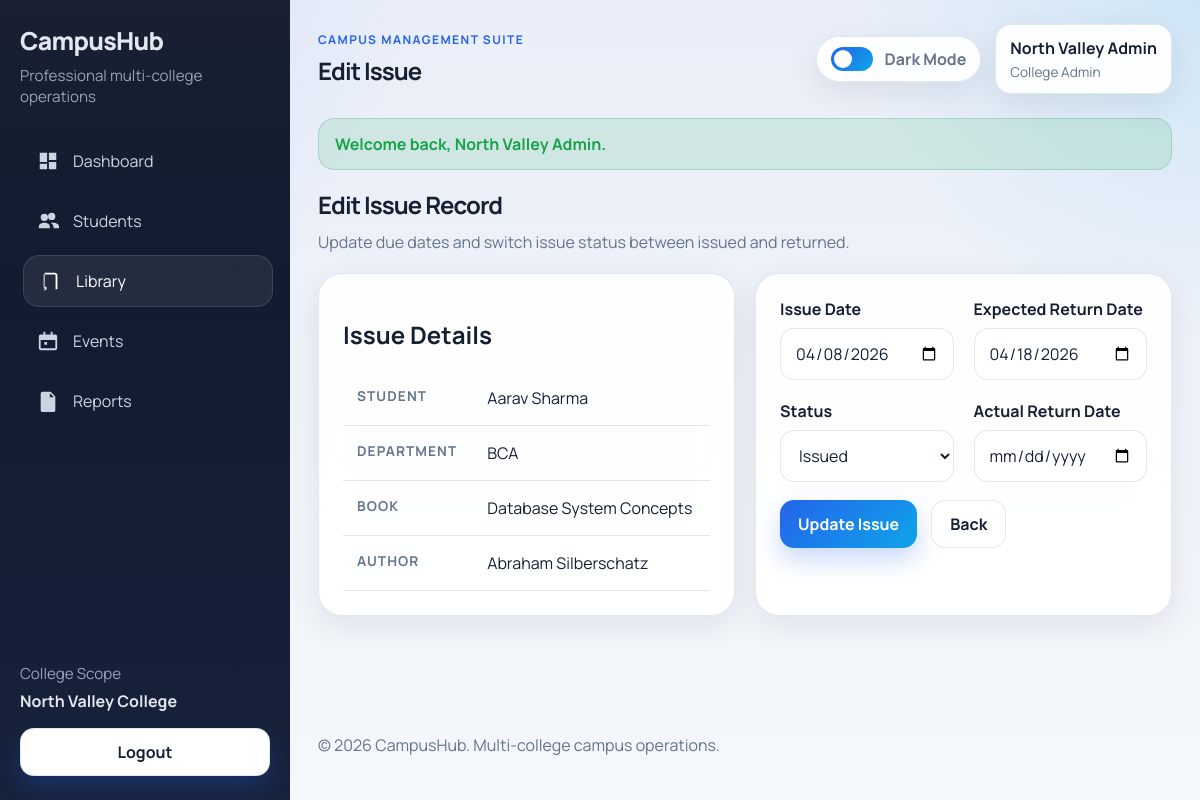
The page /library/edit_issue.php?id=1 (signed in) on the database its author committed.
### tables this page shows
CREATE TABLE book_issue (
    issue_id INT AUTO_INCREMENT PRIMARY KEY,
    college_id INT NOT NULL,
    student_id INT NOT NULL,
    book_id INT NOT NULL,
    issue_date DATE NOT NULL,
    expected_return_date DATE NOT NULL,
    actual_return_date DATE DEFAULT NULL,
    status ENUM('issued', 'returned') NOT NULL DEFAULT 'issued',
    created_at TIMESTAMP DEFAULT CURRENT_TIMESTAMP,
    CONSTRAINT fk_issue_college FOREIGN KEY (college_id) REFERENCES colleges(college_id) ON DELETE CASCADE,
    CONSTRAINT fk_issue_student FOREIGN KEY (student_id) REFERENCES students(student_id) ON DELETE CASCADE,
    CONSTRAINT fk_issue_book FOREIGN KEY (book_id) REFERENCES library_books(book_id) ON DELETE CASCADE
);

CREATE TABLE students (
    student_id INT AUTO_INCREMENT PRIMARY KEY,
    college_id INT NOT NULL,
    name VARCHAR(100) NOT NULL,
    email VARCHAR(120) NOT NULL UNIQUE,
    department VARCHAR(100) NOT NULL,
    year_level VARCHAR(20) NOT NULL,
    phone VARCHAR(20) NOT NULL,
    profile_photo VARCHAR(255) DEFAULT NULL,
    created_at TIMESTAMP DEFAULT CURRENT_TIMESTAMP,
    CONSTRAINT fk_students_college FOREIGN KEY (college_id) REFERENCES colleges(college_id) ON DELETE CASCADE
);

CREATE TABLE library_books (
    book_id INT AUTO_INCREMENT PRIMARY KEY,
    college_id INT NOT NULL,
    book_name VARCHAR(150) NOT NULL,
    author VARCHAR(120) NOT NULL,
    category VARCHAR(100) NOT NULL,
    total_copies INT NOT NULL DEFAULT 1,
    available_copies INT NOT NULL DEFAULT 1,
    status ENUM('available', 'issued', 'returned') NOT NULL DEFAULT 'available',
    created_at TIMESTAMP DEFAULT CURRENT_TIMESTAMP,
    CONSTRAINT fk_books_college FOREIGN KEY (college_id) REFERENCES colleges(college_id) ON DELETE CASCADE
);

### db_connect.php (called while the page is built, shortened)
<?php
if (!function_exists("e")) {
    function e($value): string
    {
        return htmlspecialchars((string) ($value ?? ""), ENT_QUOTES, "UTF-8");
    }
}

### library/edit_issue.php (the view, shortened to what this page needs)
<?php
require_once __DIR__ . "/../includes/app.php";
$issueId = (int) ($_GET["id"] ?? 0);
$stmt = $conn->prepare("
    SELECT
        book_issue.*,
        students.name,
        students.department,
        library_books.book_name,
        library_books.author
    FROM book_issue
    INNER JOIN students ON students.student_id = book_issue.student_id
    INNER JOIN library_books ON library_books.book_id = book_issue.book_id
    WHERE book_issue.issue_id = ?
");
$stmt->bind_param("i", $issueId);
$stmt->execute();
$issue = $stmt->get_result()->fetch_assoc();
require_once "../includes/header.php";
?>
<section class="page-heading">
    <h1>Edit Issue Record</h1>
    <p>Update due dates and switch issue status between issued and returned.</p>
</section>
<section class="split-layout">
    <article class="table-card">
        <h2>Issue Details</h2>
        <table>
            <tbody>
                <tr><th>Student</th><td><?php echo e($issue["name"]); ?></td></tr>
                <tr><th>Department</th><td><?php echo e($issue["department"]); ?></td></tr>
                <tr><th>Book</th><td><?php echo e($issue["book_name"]); ?></td></tr>
                <tr><th>Author</th><td><?php echo e($issue["author"]); ?></td></tr>
            </tbody>
        </table>
    </article>
    <article class="form-card">
        <form method="post">
            <div class="form-grid">
                <div>
                    <label for="issue_date">Issue Date</label>
                    <input type="date" id="issue_date" name="issue_date" value="<?php echo e($_POST["issue_date"] ?? $issue["issue_date"]); ?>" required>
                </div>
                <div>
                    <label for="expected_return_date">Expected Return Date</label>
                    <input type="date" id="expected_return_date" name="expected_return_date" value="<?php echo e($_POST["expected_return_date"] ?? $issue["expected_return_date"]); ?>" required>
                </div>
                <div>
                    <label for="status">Status</label>
                    <?php $selectedStatus = $_POST["status"] ?? $issue["status"]; ?>
                    <select id="status" name="status">
                        <option value="issued" <?php echo $selectedStatus === "issued" ? "selected" : ""; ?>>Issued</option>
                    </select>
                </div>
                <div>
                    <label for="actual_return_date">Actual Return Date</label>
                    <input type="date" id="actual_return_date" name="actual_return_date" value="<?php echo e($_POST["actual_return_date"] ?? ($issue["actual_return_date"] ?? "")); ?>">
                </div>
            </div>
            <div class="action-group">
                <button type="submit">Update Issue</button>
                <a class="btn-light" href="issue_book.php">Back</a>
            </div>
        </form>
    </article>
</section>
<?php require_once "../includes/footer.php"; ?>

### css/style.css (style rules this page uses)
:root { --bg: #f4f7fb; --bg-soft: #e9eef8; --surface: rgba(255, 255, 255, 0.92); --surface-strong: #ffffff; --sidebar: #0f172a; --sidebar-soft: #17223b; --primary: #2563eb; --primary-strong: #1d4ed8; --accent: #0ea5e9; --success: #16a34a; --warning: #f59e0b; --danger: #ef4444; --text: #162033; --muted: #64748b; --border: rgba(148, 163, 184, 0.25); --shadow: 0 20px 45px rgba(15, 23, 42, 0.12); --shadow-soft: 0 10px 30px rgba(15, 23, 42, 0.08); --radius-lg: 24px; --radius-md: 18px; --radius-sm: 14px; }
* { box-sizing: border-box; }
html { scroll-behavior: smooth; }
body { margin: 0; min-height: 100vh; font-family: "Manrope", sans-serif; background: radial-gradient(circle at top left, rgba(37, 99, 235, 0.12), transparent 28%), radial-gradient(circle at top right, rgba(14, 165, 233, 0.12), transparent 24%), linear-gradient(180deg, var(--bg-soft), var(--bg)); color: var(--text); }
a { color: inherit; text-decoration: none; }
button, input, select, textarea { font: inherit; }
.sidebar-icon svg { width: 100%; height: 100%; fill: currentColor; }
.user-pill, .theme-toggle, .panel, .form-card, .table-card, .stat-card, .hero-banner, .metric-card, .chart-card, .event-card, .empty-panel { background: var(--surface); border: 1px solid var(--border); box-shadow: var(--shadow-soft); backdrop-filter: blur(16px); }
.hero-banner, .panel, .form-card, .table-card, .chart-card, .event-card { border-radius: var(--radius-lg); }
.hero-actions, .toolbar-actions, .card-actions, .action-group, .filter-row { display: flex; flex-wrap: wrap; gap: 14px; }
.stats-grid, .chart-grid, .card-grid, .split-layout, .feature-grid, .form-grid, .event-grid { display: grid; gap: 20px; }
.split-layout { grid-template-columns: 1.2fr 0.8fr; }
.panel, .form-card, .table-card, .event-card { padding: 24px; }
.btn, button, .btn-light, .btn-danger, .btn-ghost { display: inline-flex; align-items: center; justify-content: center; gap: 8px; border: none; border-radius: 14px; padding: 12px 18px; cursor: pointer; transition: transform 0.2s ease, box-shadow 0.2s ease, background 0.2s ease; font-weight: 700; }
.btn, button { color: #ffffff; background: linear-gradient(135deg, var(--primary), var(--accent)); box-shadow: 0 12px 24px rgba(37, 99, 235, 0.24); }
.btn-light { background: var(--surface-strong); border: 1px solid var(--border); color: var(--text); }
.page-heading { margin-bottom: 20px; }
.page-heading h2, .page-heading h1 { margin: 0 0 10px; font-size: clamp(1.5rem, 2vw, 2rem); letter-spacing: -0.04em; }
.page-heading p { margin: 0; color: var(--muted); }
.form-grid { grid-template-columns: repeat(2, minmax(0, 1fr)); }
.form-card form, .filters-form { display: grid; gap: 18px; }
label { display: block; margin-bottom: 8px; font-weight: 700; }
input, select, textarea { width: 100%; border: 1px solid var(--border); border-radius: 14px; padding: 13px 14px; color: var(--text); background: var(--surface-strong); box-shadow: inset 0 1px 0 rgba(255, 255, 255, 0.25); }
table { width: 100%; border-collapse: collapse; }
th, td { padding: 16px 14px; border-bottom: 1px solid var(--border); vertical-align: top; text-align: left; }
th { color: var(--muted); font-size: 0.85rem; text-transform: uppercase; letter-spacing: 0.08em; }
@media (max-width: 1200px) { .stats-grid, .card-grid, .event-grid, .chart-grid, .split-layout { grid-template-columns: repeat(2, minmax(0, 1fr)); } }

### rows shown on the page
book_issue: student.name "Aarav Sharma", student.department "BCA", book.book_name "Database System Concepts", book.author "Abraham Silberschatz", issue_date "04/08/2026", expected_return_date "04/18/2026", status "Issued"

### other values the page prints
$item["label"] "Dashboard"
$item["label"] "Students"
$item["label"] "Library"
$item["label"] "Events"
$item["label"] "Reports"
current_user()["college_name"] "North Valley College"
$pageTitle "Edit Issue"
current_user()["name"] "North Valley Admin"
str_replace("_", " ", current_user()["role"] ?? "") "College Admin"
$flash["message"] "Welcome back, North Valley Admin."
